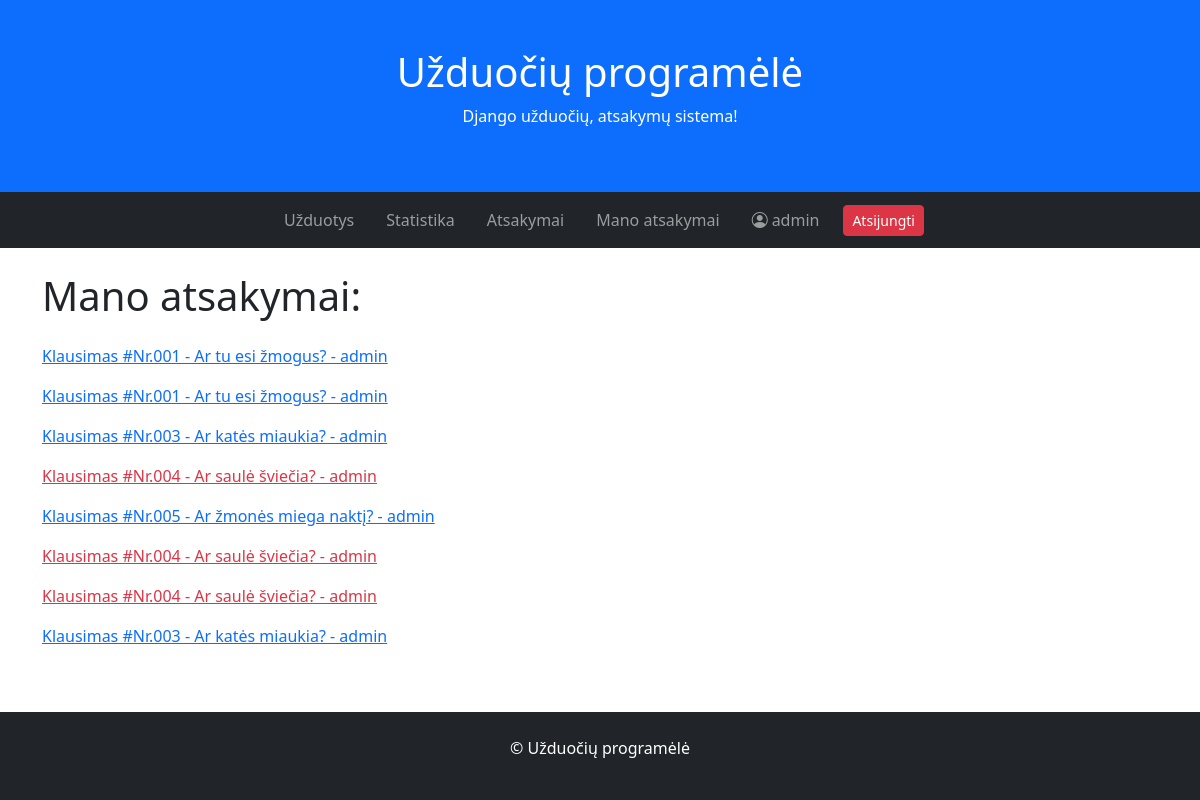
Before: /myanswers/ (signed in) with the older database file.
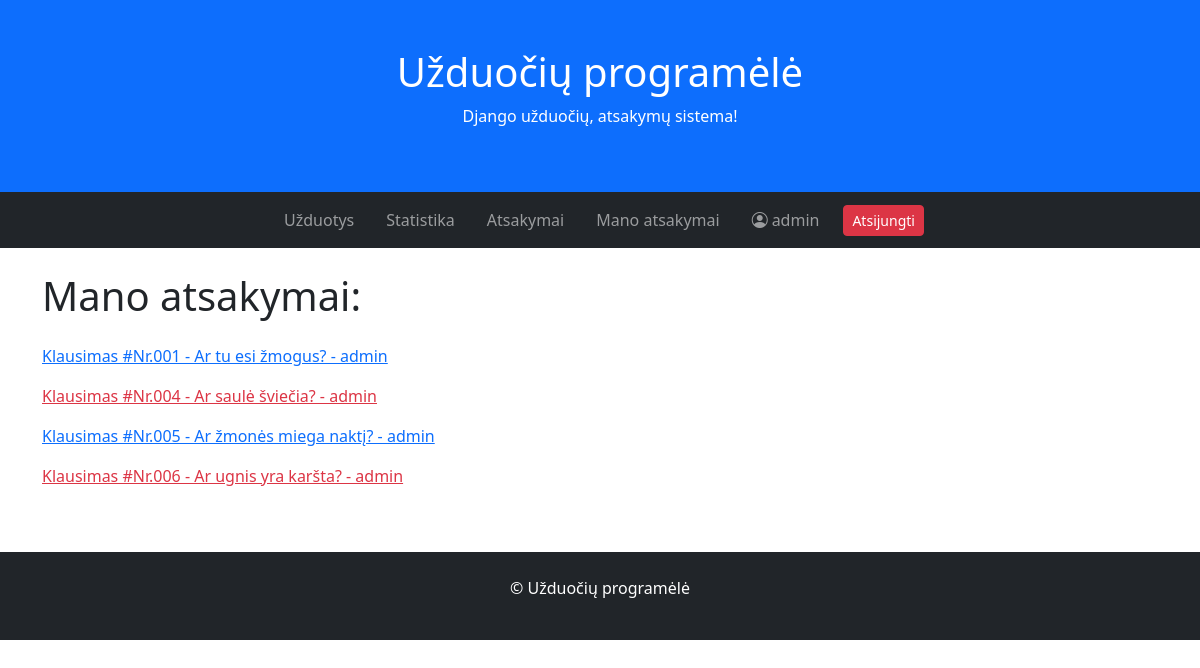
After: the same page with the newer database file.
### tasks/models.py (models this page shows, shortened)
class Answer(models.Model):
    task = models.ForeignKey(to="Task", on_delete=models.CASCADE, verbose_name="Užduotis")
    student = models.ForeignKey(to=User, on_delete=models.CASCADE, verbose_name="Studentas")
    ANSWER_CHOICES = [
        (True, 'Taip'),
        (False, 'Ne'),
    ]
    answer = models.BooleanField("Atsakymas", choices=ANSWER_CHOICES, default=True)
    date = models.DateTimeField("Data", auto_now_add=True)
    def __str__(self):
        return f"{self.task} - {self.student}"
    class Meta:
        verbose_name = "Atsakymas"
        verbose_name_plural = "Atsakymai"

class Task(models.Model):
    name = models.CharField("Užduotis")
    content = models.TextField("Klausimas")
    teacher = models.ForeignKey(to=User, on_delete=models.CASCADE, verbose_name="Dėstytojas")
    ANSWER_CHOICES = [
        (True, 'Taip'),
        (False, 'Ne'),
    ]
    correct_answer = models.BooleanField("Teisingas atsakymas", choices=ANSWER_CHOICES, default=True)
    deadline = models.DateTimeField("Terminas", null=True, blank=True)
    date = models.DateTimeField("Data", auto_now_add=True)
    photo = models.ImageField("Nuotrauka", upload_to='tasks', null=True, blank=True)
    def is_overdue(self):
        return self.deadline and timezone.now() > self.deadline
    def __str__(self):
        return f"{self.name} - {self.content}"
    class Meta:
        verbose_name = "Uždavinys"
        verbose_name_plural = "Uždaviniai"

### tasks/views.py (the view)
# urls.py: path('myanswers/', views.UserAnswerListView.as_view(), name='useranswers'),
class UserAnswerListView(LoginRequiredMixin, ListView):
    model = Answer
    template_name = "user_answers.html"
    context_object_name = "answers"
    def get_queryset(self):
        return Answer.objects.filter(student=self.request.user)

### tasks/templates/user_answers.html (shortened to what this page needs)
{% extends 'base.html' %}
{% block content %}
<h1 class="mb-4">Mano atsakymai:</h1>
{% for answer in answers %}
<p>
    <a href="{% url 'answer' answer.pk %}" class="{% if answer.task.is_overdue %}text-danger{% endif %}">
        {{ answer }}
    </a>
</p>
{% endfor %}
{% endblock %}

Changed rows visible on the page:
removed Answer: task+student "Klausimas #Nr.001 - Ar tu esi žmogus? - admin"
removed Answer: task+student "Klausimas #Nr.003 - Ar katės miaukia? - admin"
removed Answer: task+student "Klausimas #Nr.004 - Ar saulė šviečia? - admin"
removed Answer: task+student "Klausimas #Nr.004 - Ar saulė šviečia? - admin"
removed Answer: task+student "Klausimas #Nr.003 - Ar katės miaukia? - admin"
added Answer: task+student "Klausimas #Nr.006 - Ar ugnis yra karšta? - admin"
